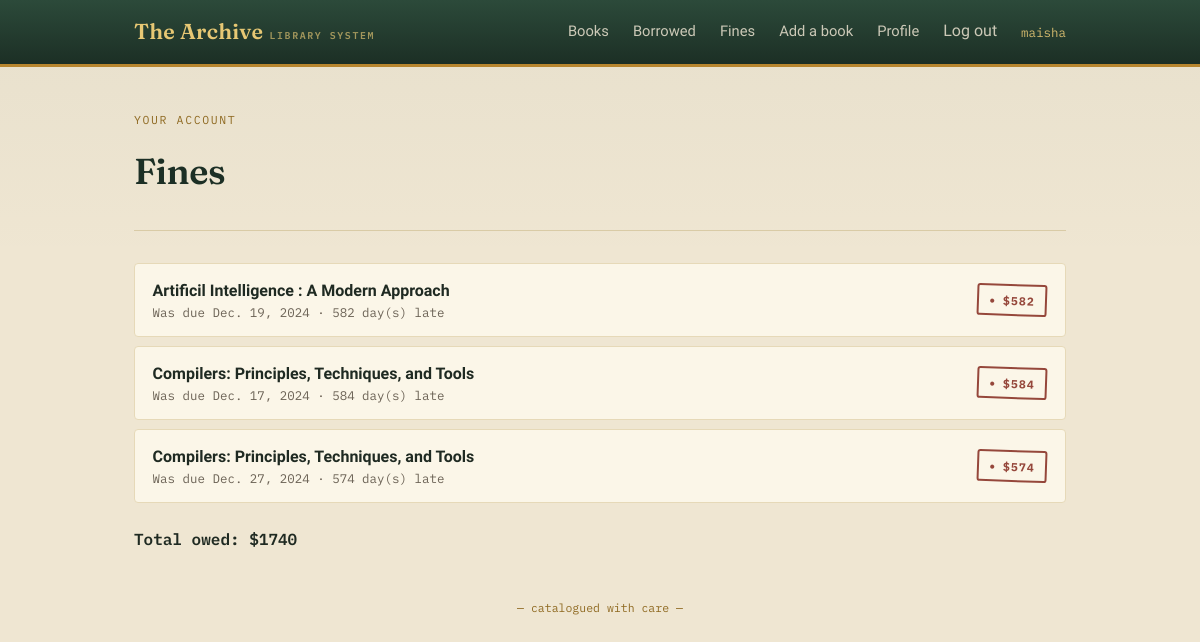
Page /fines/ (signed in) on the committed database.
### library/models.py (models this page shows, shortened)
class Borrow(models.Model):
    user = models.ForeignKey(User, on_delete=models.CASCADE)
    book = models.ForeignKey(Book, on_delete=models.CASCADE)
    borrowed_date = models.DateField(auto_now_add=True)
    due_date = models.DateField(default=get_due_date)
    returned = models.BooleanField(default=False)
    returned_date = models.DateField(null=True, blank=True)
    class Meta:
        ordering = ["-borrowed_date"]
    @property
    def days_overdue(self):
        end = self.returned_date if self.returned and self.returned_date else date.today()
        return max((end - self.due_date).days, 0)
    @property
    def fine_amount(self):
        return self.days_overdue * FINE_PER_DAY

class Book(models.Model):
    CATEGORY_CHOICES = [
        ("fiction", "Fiction"),
        ("non_fiction", "Non-fiction"),
        ("science", "Science"),
        ("history", "History"),
        ("technology", "Technology"),
        ("biography", "Biography"),
        ("other", "Other"),
    ]
    title = models.CharField(max_length=200)
    authors = models.CharField(max_length=200)
    publisher = models.CharField(max_length=100)
    year_of_publishing = models.PositiveIntegerField()
    isbn = models.CharField(
        "ISBN", max_length=13, unique=True, blank=True, null=True,
        help_text="Optional. 10 or 13 digit ISBN.",
    )
    category = models.CharField(
        max_length=20, choices=CATEGORY_CHOICES, default="other",
    )
    description = models.TextField(blank=True)
    copies_total = models.PositiveIntegerField(
        default=1, help_text="How many physical copies the library owns.",
    )
    class Meta:
        ordering = ["title"]

### library/views.py (the view)
# urls.py: path('fines/', views.fines, name='fines'),
@login_required
def fines(request):
    borrows = Borrow.objects.filter(user=request.user, returned=False, due_date__lt=date.today())
    total = sum(b.fine_amount for b in borrows)
    return render(request, "library/fines.html", {"borrows": borrows, "total_fines": total})

### library/templates/library/fines.html (shortened to what this page needs)
{% extends "base.html" %}
{% block content %}
<div class="page-head">
    <p class="eyebrow">Your account</p>
    <h1>Fines</h1>
</div>
{% if borrows %}
<ul class="record-list">
    {% for borrow in borrows %}
    <li class="record-row">
        <div>
            <div class="title">{{ borrow.book.title }}</div>
            <div class="sub">Was due {{ borrow.due_date }} &middot; {{ borrow.days_overdue }} day(s) late</div>
        </div>
        <span class="stamp stamp-fine">${{ borrow.fine_amount }}</span>
    </li>
    {% endfor %}
</ul>
<p style="margin-top: 1.5rem; font-family: var(--font-mono); font-weight: 600;">
    Total owed: ${{ total_fines }}
</p>
{% else %}
    <p class="empty-note">No fines on your account. Everything's back on time.</p>
{% endif %}
{% endblock %}

### library/templates/base.html (shortened to what this page needs)
{% load static %}
<!DOCTYPE html>
<html lang="en">
<head>
    <link rel="stylesheet" href="{% static 'library/style.css' %}">
</head>
<body>
    <header class="placard">
        <div class="placard-inner">
            <a href="{% url 'home' %}" class="wordmark">
                The Archive <small>Library System</small>
            </a>
            <nav class="nav-links">
                <a href="{% url 'book_list' %}">Books</a>
                {% if user.is_authenticated %}
                    <a href="{% url 'borrowed_books' %}">Borrowed</a>
                    <a href="{% url 'fines' %}">Fines</a>
                    {% if user.is_staff %}
                        <a href="{% url 'book_add' %}">Add a book</a>
                    {% endif %}
                    <a href="{% url 'profile' %}">Profile</a>
                    <form method="post" action="{% url 'logout' %}" class="logout-form">
                        <button type="submit" class="link-button">Log out</button>
                    </form>
                    <span class="nav-user">{{ user.username }}</span>
                {% else %}
                    <a href="{% url 'login' %}">Log in</a>
                    <a href="{% url 'register' %}">Register</a>
                {% endif %}
            </nav>
        </div>
    </header>
    <main class="shell">
        {% block content %}{% endblock %}
        <footer class="site-footer">
            &mdash; catalogued with care &mdash;
        </footer>
    </main>
</body>
</html>

### library/static/library/style.css (style rules this page uses)
:root { --ink: #1f2a22; --forest: #2c4a3a; --forest-dark: #1c2f25; --paper: #efe6d2; --card: #fbf6e8; --card-edge: #e6d9b8; --brass: #b8862f; --brass-dark: #8f6a22; --brass-light: #e7c874; --stamp-red: #8b3529; --line: #d9cba6; --ok: #3d6b4f; --font-display: "Fraunces", "Iowan Old Style", Georgia, serif; --font-body: "Source Sans 3", "Segoe UI", system-ui, sans-serif; --font-mono: "IBM Plex Mono", "Courier New", monospace; }
* { box-sizing: border-box; }
html { scroll-behavior: smooth; }
body { margin: 0; min-height: 100vh; background: linear-gradient(180deg, rgba(44,74,58,0.04), rgba(44,74,58,0) 260px), var(--paper); color: var(--ink); font-family: var(--font-body); font-size: 16px; line-height: 1.5; }
a { color: var(--forest); text-decoration: none; }
h1, h2, h3 { font-family: var(--font-display); font-weight: 600; color: var(--forest-dark); margin: 0 0 .5rem; letter-spacing: -0.01em; }
h1 { font-size: 2.25rem; }
p { margin: 0 0 1rem; }
.eyebrow { font-family: var(--font-mono); font-size: .72rem; letter-spacing: .14em; text-transform: uppercase; color: var(--brass-dark); }
.shell { max-width: 980px; margin: 0 auto; padding: 0 1.5rem 4rem; }
.page-head { padding: 2.75rem 0 1.5rem; border-bottom: 1px solid var(--line); margin-bottom: 2rem; }
.placard { background: var(--forest); background-image: linear-gradient(180deg, var(--forest) 0%, var(--forest-dark) 100%); border-bottom: 3px solid var(--brass); }
.placard-inner { max-width: 980px; margin: 0 auto; padding: 0 1.5rem; display: flex; align-items: center; justify-content: space-between; gap: 1rem; min-height: 64px; }
.wordmark { font-family: var(--font-display); font-size: 1.35rem; font-weight: 600; color: var(--brass-light); letter-spacing: .01em; display: flex; align-items: baseline; gap: .4rem; }
.wordmark small { font-family: var(--font-mono); font-size: .62rem; color: rgba(231, 200, 116, 0.65); letter-spacing: .16em; text-transform: uppercase; }
.nav-links { display: flex; align-items: center; gap: 1.5rem; flex-wrap: wrap; }
.nav-links a { color: rgba(241, 232, 214, 0.82); font-size: .92rem; padding: .25rem 0; border-bottom: 2px solid transparent; transition: border-color .15s ease, color .15s ease; }
.logout-form { display: inline-flex; margin: 0; }
.link-button { background: none; border: none; border-bottom: 2px solid transparent; padding: .25rem 0; margin: 0; font: inherit; color: rgba(241, 232, 214, 0.82); cursor: pointer; transition: border-color .15s ease, color .15s ease; }
.nav-user { font-family: var(--font-mono); font-size: .78rem; color: rgba(231, 200, 116, 0.9); }
.record-list { list-style: none; padding: 0; margin: 1.5rem 0 0; display: flex; flex-direction: column; gap: .6rem; }
.record-row { display: flex; align-items: center; justify-content: space-between; gap: 1rem; background: var(--card); border: 1px solid var(--card-edge); border-radius: 4px; padding: .9rem 1.1rem; flex-wrap: wrap; }
.record-row .title { font-weight: 600; }
.record-row .sub { font-family: var(--font-mono); font-size: .78rem; color: #6b6255; }
.stamp { font-family: var(--font-mono); font-size: .72rem; font-weight: 700; letter-spacing: .09em; text-transform: uppercase; padding: .35rem .65rem; border: 2px solid currentColor; border-radius: 3px; display: inline-block; transform: rotate(-3deg); opacity: 0.9; white-space: nowrap; }
.stamp::before { content: "● "; font-size: .6rem; vertical-align: middle; }
.stamp-fine { color: var(--stamp-red); transform: rotate(2deg); }
.site-footer { text-align: center; font-family: var(--font-mono); font-size: .72rem; color: var(--brass-dark); padding: 2rem 0 0; }

### rows in the picture
Borrow: book "Artificil Intelligence : A Modern Approach", due_date "Dec. 19, 2024", days_overdue "582", fine_amount "582"
Borrow: book "Compilers: Principles, Techniques, and Tools", due_date "Dec. 17, 2024", days_overdue "584", fine_amount "584"
Borrow: book "Compilers: Principles, Techniques, and Tools", due_date "Dec. 27, 2024", days_overdue "574", fine_amount "574"

### other values in the picture
{{ user.username }} "maisha"
{{ total_fines }} "1740"
